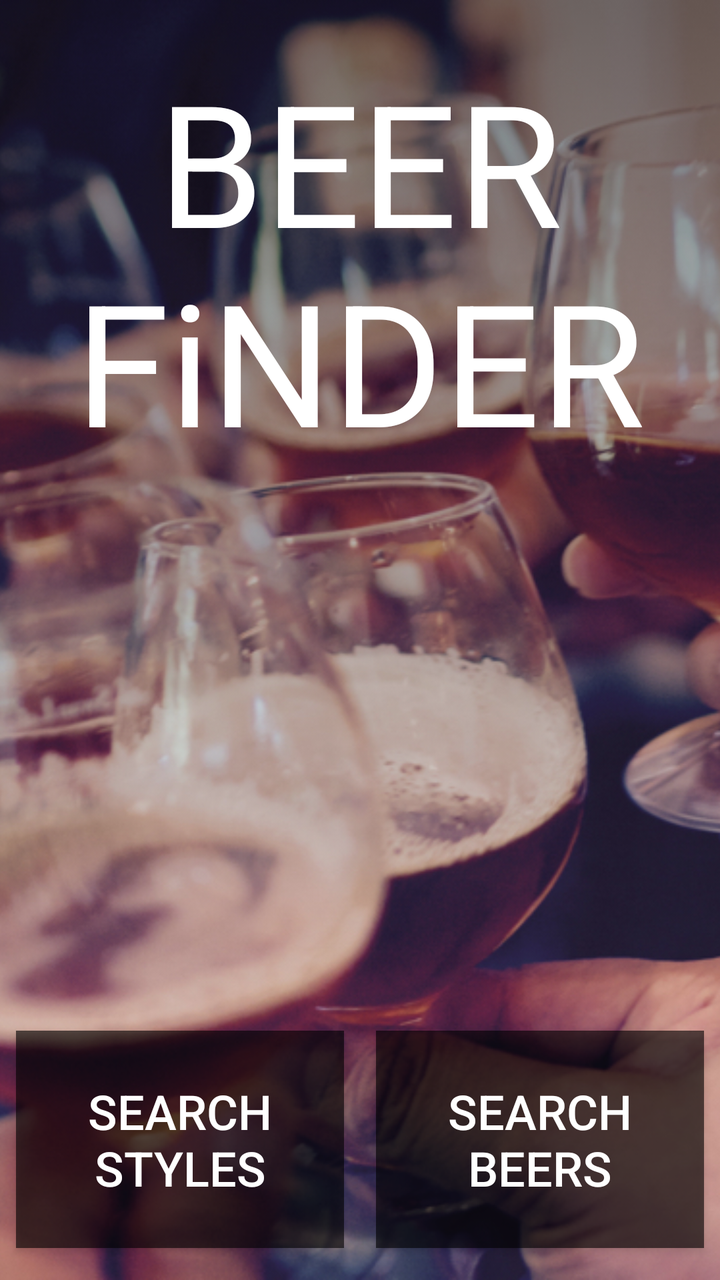
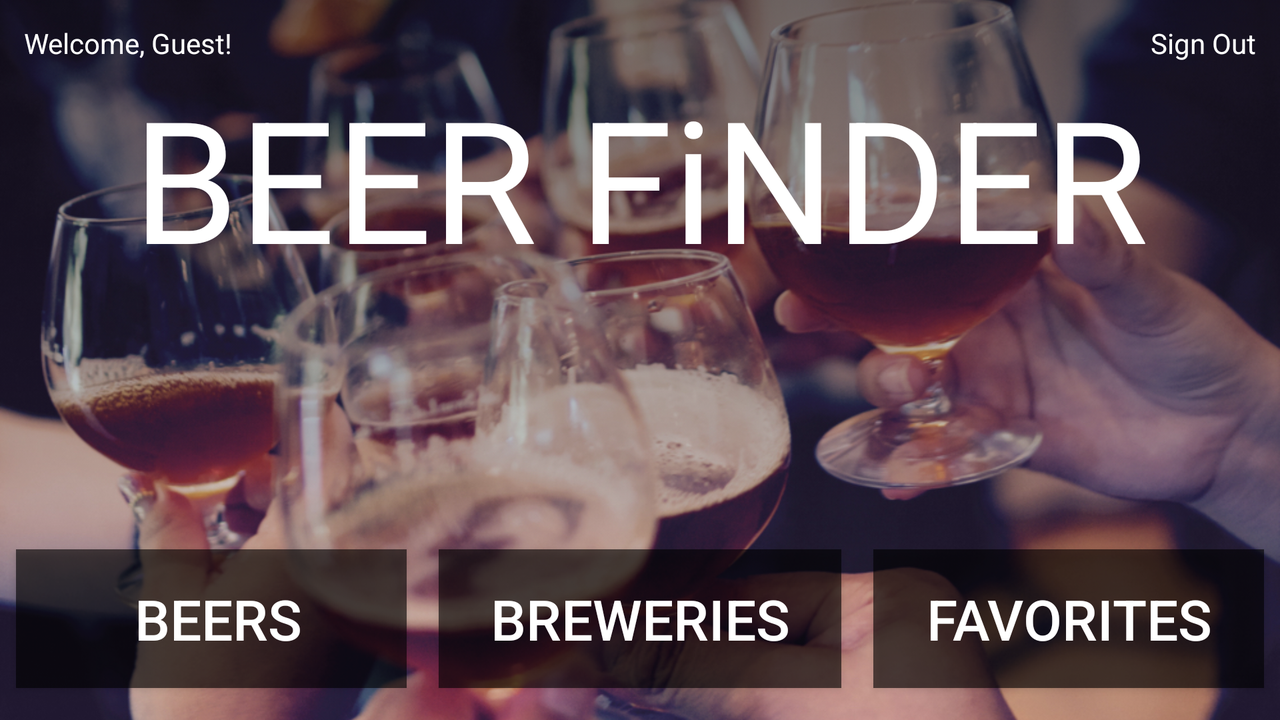

One screen, two layout resources from the same app: the default and the repository's alternative for another configuration. Each is rendered where Android would select it; the XML of both is given below.
<!-- AndroidManifest.xml: activity theme NoActionBarTheme -->
<!-- res/layout/activity_main.xml -->
<?xml version="1.0" encoding="utf-8"?>
<android.support.constraint.ConstraintLayout xmlns:android="http://schemas.android.com/apk/res/android"
    xmlns:app="http://schemas.android.com/apk/res-auto"
    xmlns:tools="http://schemas.android.com/tools"
    android:layout_width="match_parent"
    android:layout_height="match_parent"
    tools:context="com.epicodus.beerfinder.ui.MainActivity"
    tools:layout_editor_absoluteY="81dp"
    tools:layout_editor_absoluteX="0dp">

    <ImageView
        android:id="@+id/imageView"
        android:layout_width="0dp"
        android:layout_height="0dp"
        android:scaleType="centerCrop"
        android:src="@drawable/background"
        app:layout_constraintBottom_toBottomOf="parent"
        app:layout_constraintLeft_toLeftOf="parent"
        app:layout_constraintRight_toRightOf="parent"
        app:layout_constraintTop_toTopOf="parent"
        app:layout_constraintHorizontal_bias="0.0"
        app:layout_constraintVertical_bias="1.0" />

    <TextView
        android:id="@+id/titleView"
        android:layout_width="0dp"
        android:layout_height="0dp"
        android:background="@drawable/header_bg"
        android:text="BEER FiNDER"
        android:textAlignment="center"
        android:textColor="@android:color/white"
        android:textSize="85sp"
        app:layout_constraintLeft_toLeftOf="parent"
        app:layout_constraintRight_toRightOf="parent"
        app:layout_constraintTop_toTopOf="parent"
        android:paddingTop="24dp"
        app:layout_constraintBottom_toBottomOf="parent"
        android:layout_marginBottom="128dp" />

    <Button
        android:id="@+id/searchBeerButton"
        android:layout_width="0dp"
        android:layout_height="wrap_content"
        android:layout_marginBottom="16dp"
        android:layout_marginEnd="8dp"
        android:layout_marginLeft="8dp"
        android:layout_marginRight="8dp"
        android:background="@color/buttonBackground"
        android:text="Search Beers"
        android:textColor="@android:color/white"
        app:layout_constraintBottom_toBottomOf="parent"
        app:layout_constraintLeft_toLeftOf="@+id/guideline2"
        app:layout_constraintRight_toRightOf="parent"
        android:layout_marginStart="8dp"
        android:textSize="24sp"
        android:paddingBottom="24dp"
        android:paddingTop="24dp"/>

    <Button
        android:id="@+id/searchStyleButton"
        android:layout_width="0dp"
        android:layout_height="wrap_content"
        android:layout_marginBottom="16dp"
        android:layout_marginLeft="8dp"
        android:layout_marginRight="8dp"
        android:layout_marginStart="8dp"
        android:background="@color/buttonBackground"
        android:text="Search Styles"
        android:textColor="@android:color/white"
        app:layout_constraintBottom_toBottomOf="parent"
        app:layout_constraintLeft_toLeftOf="parent"
        app:layout_constraintRight_toLeftOf="@+id/guideline2"
        android:layout_marginEnd="8dp"
        android:textSize="24sp"
        android:paddingBottom="24dp"
        android:paddingTop="24dp"/>

    <android.support.constraint.Guideline
        android:id="@+id/guideline2"
        android:layout_width="wrap_content"
        android:layout_height="wrap_content"
        android:orientation="vertical"
        tools:layout_editor_absoluteY="0dp"
        tools:layout_editor_absoluteX="160dp"
        app:layout_constraintGuide_percent="0.5" />

</android.support.constraint.ConstraintLayout>
<!-- resources referenced by this layout -->
<resources>
  <color name="buttonBackground">#99000000</color>
  <!-- drawable background: jpg bitmap (drawable, 649910 bytes) -->
  <!-- drawable header_bg (drawable) -->
  <?xml version="1.0" encoding="utf-8"?>
  <selector xmlns:android="http://schemas.android.com/apk/res/android">
      <item>
          <shape>
              <gradient
                  android:angle="90"
                  android:startColor="#00FFFFFF"
                  android:endColor="@color/textBackground"
                  android:type="linear" />
          </shape>
      </item>
  </selector>
  <style name="NoActionBarTheme" parent="Theme.AppCompat.Light.NoActionBar">
          <item name="android:windowAnimationStyle">@style/Transitions</item>
      </style>
  <color name="textBackground">#80000000</color>
  <style name="Transitions" parent="@android:style/Animation.Activity">
          <item name="android:windowEnterAnimation">@anim/fade_out</item>
          <item name="android:windowExitAnimation">@anim/fade_in</item><item name="android:windowShowAnimation">@anim/fade_out</item>
          <item name="android:windowHideAnimation">@anim/fade_in</item>
      </style>
</resources>
<!-- res/layout-land/activity_main.xml (the repository's variant of the layout above) -->
<!-- drawn on the phone turned sideways -->
<?xml version="1.0" encoding="utf-8"?>
<android.support.constraint.ConstraintLayout
    xmlns:android="http://schemas.android.com/apk/res/android"
    xmlns:app="http://schemas.android.com/apk/res-auto"
    xmlns:tools="http://schemas.android.com/tools"
    android:layout_width="match_parent"
    android:layout_height="match_parent">

    <ImageView
        android:id="@+id/imageView"
        android:layout_width="0dp"
        android:layout_height="0dp"
        android:scaleType="centerCrop"
        android:src="@drawable/background"
        app:layout_constraintBottom_toBottomOf="parent"
        app:layout_constraintHorizontal_bias="0.0"
        app:layout_constraintLeft_toLeftOf="parent"
        app:layout_constraintRight_toRightOf="parent"
        app:layout_constraintTop_toTopOf="parent"
        app:layout_constraintVertical_bias="1.0" />

    <View
        android:id="@+id/view2"
        android:layout_width="0dp"
        android:layout_height="0dp"
        android:layout_marginBottom="0dp"
        android:background="@drawable/header_bg"
        android:textAlignment="center"
        android:textColor="@android:color/white"
        app:layout_constraintBottom_toBottomOf="parent"
        app:layout_constraintHorizontal_bias="0.0"
        app:layout_constraintLeft_toLeftOf="parent"
        app:layout_constraintRight_toRightOf="parent"
        app:layout_constraintTop_toTopOf="parent"
        app:layout_constraintVertical_bias="0.0" />

    <TextView
        android:id="@+id/signOutView"
        android:layout_width="wrap_content"
        android:layout_height="wrap_content"
        android:layout_marginRight="12dp"
        android:layout_marginTop="12dp"
        android:text="Sign Out"
        android:textColor="@android:color/white"
        app:layout_constraintRight_toRightOf="parent"
        app:layout_constraintTop_toTopOf="parent" />

    <TextView
        android:id="@+id/welcomeView"
        android:layout_width="wrap_content"
        android:layout_height="wrap_content"
        android:layout_marginLeft="12dp"
        android:layout_marginTop="12dp"
        android:text="Welcome, Guest!"
        android:textColor="@android:color/white"
        app:layout_constraintLeft_toLeftOf="parent"
        app:layout_constraintTop_toTopOf="parent" />

    <TextView
        android:id="@+id/titleView"
        android:layout_width="wrap_content"
        android:layout_height="wrap_content"
        android:layout_marginTop="32dp"
        android:text="BEER FiNDER"
        android:textAlignment="center"
        android:textColor="@android:color/white"
        android:textSize="85sp"
        app:layout_constraintLeft_toLeftOf="parent"
        app:layout_constraintRight_toRightOf="parent"
        app:layout_constraintTop_toTopOf="parent"
        app:layout_constraintHorizontal_bias="0.5" />

    <Button
        android:id="@+id/searchBeerButton"
        android:layout_width="0dp"
        android:layout_height="wrap_content"
        android:layout_marginBottom="16dp"
        android:layout_marginEnd="8dp"
        android:layout_marginLeft="8dp"
        android:layout_marginRight="8dp"
        android:layout_marginStart="8dp"
        android:background="@color/buttonBackground"
        android:padding="16dp"
        android:text=" Beers"
        android:textAlignment="center"
        android:textColor="@android:color/white"
        android:textSize="28sp"
        app:layout_constraintBottom_toBottomOf="parent"
        app:layout_constraintLeft_toLeftOf="parent"
        app:layout_constraintRight_toLeftOf="@+id/guideline5" />

    <Button
        android:id="@+id/favoritesButton"
        android:layout_width="0dp"
        android:layout_height="wrap_content"
        android:layout_marginBottom="16dp"
        android:layout_marginEnd="8dp"
        android:layout_marginLeft="8dp"
        android:layout_marginRight="8dp"
        android:layout_marginStart="8dp"
        android:background="@color/buttonBackground"
        android:padding="16dp"
        android:text="Favorites"
        android:textAlignment="center"
        android:textColor="@android:color/white"
        android:textSize="28sp"
        app:layout_constraintBottom_toBottomOf="parent"
        app:layout_constraintLeft_toLeftOf="@+id/guideline6"
        app:layout_constraintRight_toRightOf="parent" />

    <Button
        android:id="@+id/searchBreweriesButton"
        android:layout_width="0dp"
        android:layout_height="wrap_content"
        android:layout_marginBottom="16dp"
        android:layout_marginEnd="8dp"
        android:layout_marginLeft="8dp"
        android:layout_marginRight="8dp"
        android:layout_marginStart="8dp"
        android:background="@color/buttonBackground"
        android:padding="16dp"
        android:text="Breweries"
        android:textAlignment="center"
        android:textColor="@android:color/white"
        android:textSize="28sp"
        app:layout_constraintBottom_toBottomOf="parent"
        app:layout_constraintLeft_toLeftOf="@+id/guideline5"
        app:layout_constraintRight_toLeftOf="@+id/guideline6" />

    <android.support.constraint.Guideline
        android:layout_width="wrap_content"
        android:layout_height="wrap_content"
        android:id="@+id/guideline5"
        android:orientation="vertical"
        app:layout_constraintGuide_percent="0.33" />

    <android.support.constraint.Guideline
        android:layout_width="wrap_content"
        android:layout_height="wrap_content"
        android:id="@+id/guideline6"
        android:orientation="vertical"
        app:layout_constraintGuide_percent="0.67" />

</android.support.constraint.ConstraintLayout>
